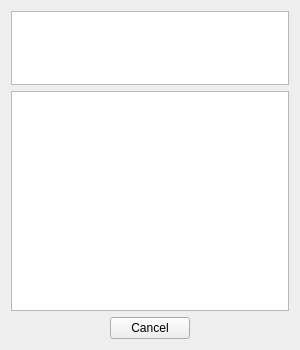
<?xml version="1.0" encoding="UTF-8"?>
<ui version="4.0">
 <class>Jabber::JActivityChooserWindow</class>
 <widget class="QWidget" name="Jabber::JActivityChooserWindow">
  <property name="geometry">
   <rect>
    <x>0</x>
    <y>0</y>
    <width>300</width>
    <height>350</height>
   </rect>
  </property>
  <property name="sizePolicy">
   <sizepolicy hsizetype="Preferred" vsizetype="Preferred">
    <horstretch>0</horstretch>
    <verstretch>1</verstretch>
   </sizepolicy>
  </property>
  <property name="windowTitle">
   <string>Form</string>
  </property>
  <layout class="QVBoxLayout" name="verticalLayout">
   <item>
    <widget class="QPlainTextEdit" name="textEdit">
     <property name="sizePolicy">
      <sizepolicy hsizetype="Expanding" vsizetype="Expanding">
       <horstretch>0</horstretch>
       <verstretch>1</verstretch>
      </sizepolicy>
     </property>
    </widget>
   </item>
   <item>
    <widget class="QTreeWidget" name="activitiesWidget">
     <property name="sizePolicy">
      <sizepolicy hsizetype="Expanding" vsizetype="Expanding">
       <horstretch>0</horstretch>
       <verstretch>3</verstretch>
      </sizepolicy>
     </property>
     <property name="iconSize">
      <size>
       <width>32</width>
       <height>32</height>
      </size>
     </property>
     <property name="uniformRowHeights">
      <bool>true</bool>
     </property>
     <attribute name="headerVisible">
      <bool>false</bool>
     </attribute>
     <column>
      <property name="text">
       <string notr="true">1</string>
      </property>
     </column>
    </widget>
   </item>
   <item>
    <widget class="QDialogButtonBox" name="buttonBox">
     <property name="standardButtons">
      <set>QDialogButtonBox::Cancel</set>
     </property>
     <property name="centerButtons">
      <bool>true</bool>
     </property>
    </widget>
   </item>
  </layout>
 </widget>
 <resources/>
 <connections/>
</ui>
